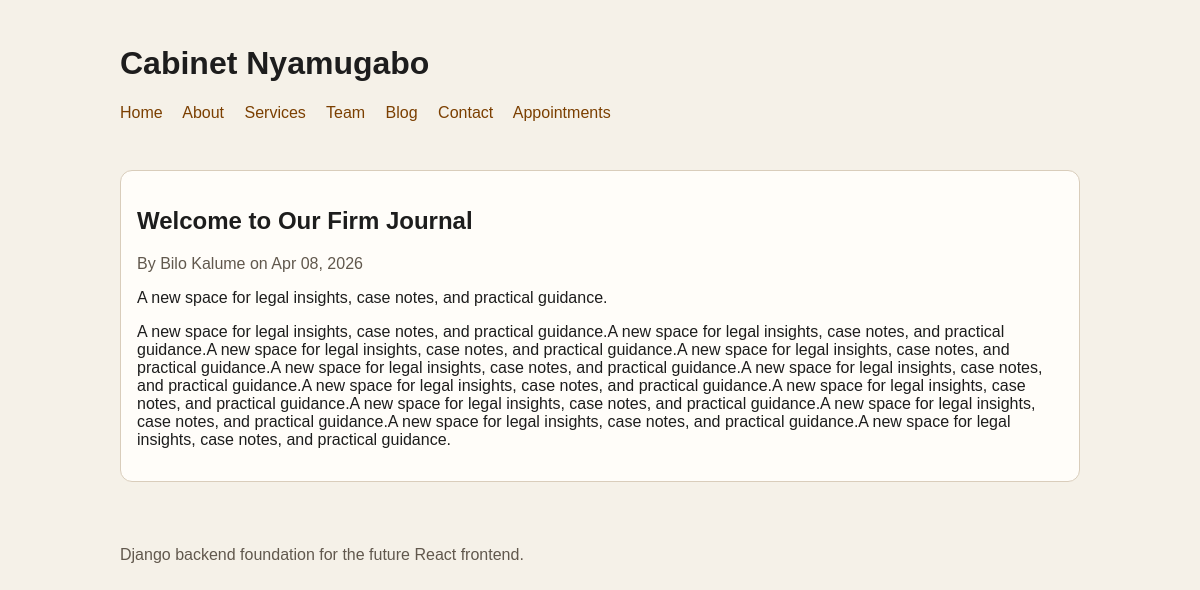
The app's page /blog/welcome-to-our-firm-journal/ with its own data.
### blog/models.py (models this page shows, shortened)
class Post(models.Model):
    class Status(models.TextChoices):
        DRAFT = "draft", "Draft"
        PUBLISHED = "published", "Published"
    title = models.CharField(max_length=180)
    slug = models.SlugField(max_length=200, unique=True, blank=True)
    summary = models.CharField(max_length=255)
    body = models.TextField()
    category = models.ForeignKey(
        Category,
        on_delete=models.SET_NULL,
        null=True,
        blank=True,
        related_name="posts",
    )
    author = models.ForeignKey(
        "team.TeamMember",
        on_delete=models.SET_NULL,
        null=True,
        blank=True,
        related_name="posts",
    )
    status = models.CharField(max_length=20, choices=Status.choices, default=Status.DRAFT)
    featured_image = models.ImageField(upload_to=get_upload_post_images_file_name)
    published_at = models.DateTimeField(null=True, blank=True)
    created_at = models.DateTimeField(auto_now_add=True)
    updated_at = models.DateTimeField(auto_now=True)
    objects = PublishedPostQuerySet.as_manager()
    class Meta:
        ordering = ["-published_at", "-created_at"]

### team/models.py (models this page shows, shortened)
class TeamMember(models.Model):
    first_name = models.CharField(max_length=100)
    last_name = models.CharField(max_length=100)
    slug = models.SlugField(max_length=220, unique=True, blank=True)
    role = models.CharField(max_length=150)
    bio = models.TextField()
    email = models.EmailField(blank=True)
    phone = models.CharField(max_length=30, blank=True)
    linkedin_url = models.URLField(blank=True)
    photo = models.ImageField(upload_to=get_upload_team_images_file_name)
    is_active = models.BooleanField(default=True)
    order = models.PositiveIntegerField(default=0)
    created_at = models.DateTimeField(auto_now_add=True)
    updated_at = models.DateTimeField(auto_now=True)
    class Meta:
        ordering = ["order", "last_name", "first_name"]
    @property
    def full_name(self):
        return f"{self.first_name} {self.last_name}".strip()

### blog/views.py (the view)
# urls.py: path("<slug:slug>/", PostDetailView.as_view(), name="detail"),
class PostDetailView(DetailView):
    template_name = "blog/post_detail.html"
    context_object_name = "post"
    def get_queryset(self):
        return Post.objects.published().select_related("category", "author")

### blog/models.py (called while the page is built)
    def published(self):
        return self.filter(status=Post.Status.PUBLISHED, published_at__lte=timezone.now())

### templates/blog/post_detail.html (shortened to what this page needs)
{% extends "base.html" %}
{% block content %}
<article class="card">
    <h2>{{ post.title }}</h2>
    <p class="muted">
        {% if post.author %}By {{ post.author.full_name }}{% endif %}
        {% if post.published_at %} on {{ post.published_at|date:"M d, Y" }}{% endif %}
    </p>
    <p>{{ post.summary }}</p>
    <div>{{ post.body|linebreaks }}</div>
</article>
{% endblock %}

### templates/base.html (style rules this page uses)
body { font-family: Arial, sans-serif; margin: 0; background: #f5f1e8; color: #1d1d1d; }
.card { background: #fffdf9; border: 1px solid #d9cdbb; border-radius: 12px; padding: 1rem; }
.muted { color: #61584d; }

### records on screen
Post: title "Welcome to Our Firm Journal", author.full_name "Bilo Kalume", published_at "Apr 08, 2026", summary "A new space for legal insights, case notes, and practical guidance.", body "A new space for legal insights, case notes, and practical guidance.A new space for legal insights, case notes, and practical guidance.A new space for legal insights, case notes, and practical guidance.A new space for legal insights, case notes, and practical guidance.A new space for legal insights, case notes, and practical guidance.A new space for legal insights, case notes, and practical guidance.A new space for legal insights, case notes, and practical guidance.A new space for legal insights, case notes, and practical guidance.A new space for legal insights, case notes, and practical guidance.A new space for legal insights, case notes, and practical guidance.A new space for legal…"
